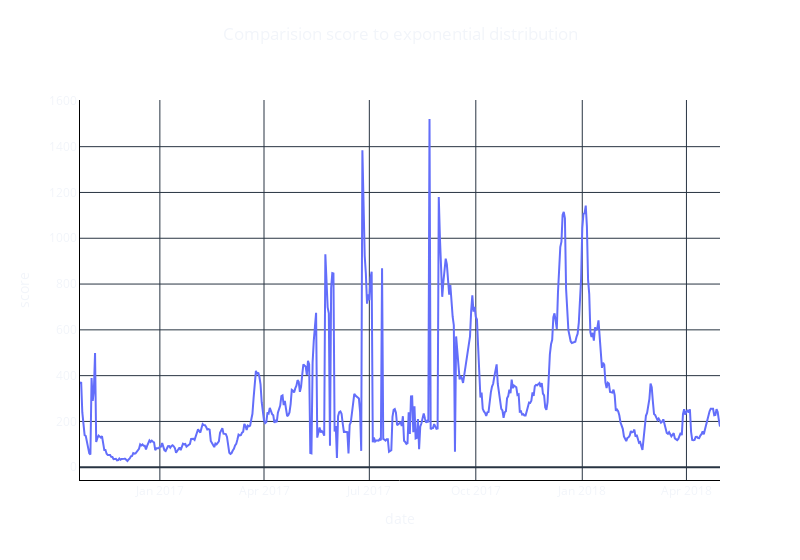

The cell this chart's notebook holds for it:
### Code cell
fig = go.Figure()
 

# Add a line trace
fig.add_trace(go.Scatter(x=df_sliding['window_start'], y=df_sliding['score'], mode='lines', name='Line'))



# Customize the layout
fig.update_layout(
    title=dict(
        text='Comparision score to exponential distribution',  # Set the title here
        x=0.5,  # Center the title horizontally (0.5 means middle)
        y=0.95,  # Adjust the vertical position as needed (0.95 is near the top)
    ),
    xaxis=dict(title='date'),
    yaxis=dict(title='score'),
    paper_bgcolor='white',  # Set the background color to white
    plot_bgcolor='white',   # Set the plot area background color to white
    width=800
    
)

fig.update_xaxes(linecolor='black')
fig.update_yaxes(linecolor='black')
fig.update_traces(showlegend=False)
# Show the plot
fig.show()
#fig.write_image(file_path+"comparison"+network_name+"_"+str(window_size)+".png",engine='kaleido')

### Figure 1 — Plotly figure (JSON) as saved in the notebook; plotly's stock layout.template omitted (floating-point values rounded to 4 significant figures; data arrays with more than 128 entries replaced by an {"elided": "..."} marker saying what was removed)
{"data": [{"mode": "lines", "name": "Line", "x": {"elided": "554 str values"}, "y": {"elided": "554 float values"}, "type": "scatter", "showlegend": false}], "layout": {"title": {"text": "Comparision score to exponential distribution", "x": 0.5, "y": 0.95}, "xaxis": {"title": {"text": "date"}, "linecolor": "black"}, "yaxis": {"title": {"text": "score"}, "linecolor": "black"}, "paper_bgcolor": "white", "plot_bgcolor": "white", "width": 800}}
